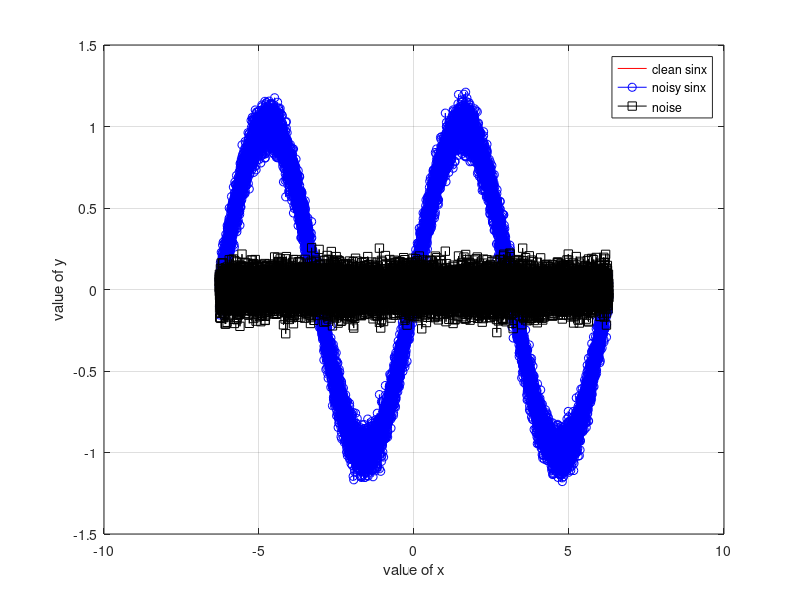

MATLAB code to generate this figure: (Note: this script raises an error after producing the figure.)

x=-2*pi:pi/3114:2*pi;
a=length(x)
y=sin(x);
 
db=20;
 
y1=awgn(y,db,'measured');
n=y1-y;
 
figure;
plot(x,y,'r',x,y1,'-bo',x,n,'-ks')
xlabel('value of x')
ylabel('value of y')
legend('clean sinx','noisy sinx','noise')
grid on
 
SNR = (snr(y,n))

a